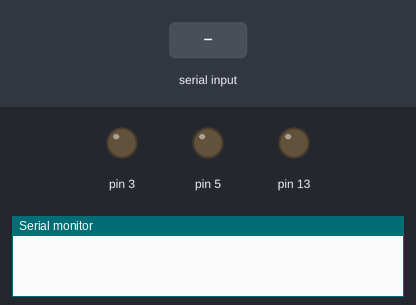
Recording of a sketch running on a simulated Arduino Uno, built with avr-gcc and run on an emulated ATmega328P. Shown: output pins drawn as LEDs (lit = HIGH), the last lines printed to the serial monitor. Inputs (shaded band) come from the test bench.

Above: at 1.2 s.
1.3 s: "F" received over Serial
2.8 s: byte 72 ('H') received over Serial
4.3 s: byte 87 ('W') received over Serial
At 5.5 s:
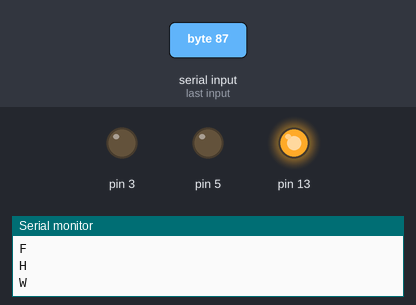
5.8 s: byte 66 ('B') received over Serial
7.3 s: byte 74 ('J') received over Serial
8.8 s: "L" received over Serial
Timing chart, 0 to 11.3 s (numbered marks = the images above; inputs shaded):
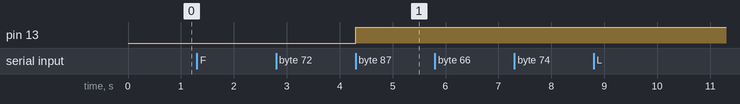

The sketch:

RC-Car.ino
```cpp
/*
 * #ifndef check whether variable is defined earlier or not in header file
 * If it is not defined #define assign value to it.
 * It is safe to use for constant because it may have been declared in header file
 */
#ifndef BTSTATE
#define BTSTATE 0 //initial condition for car i.e rest
#endif

#ifndef DEBUG_MODE
#define DEBUG_MODE 0
#endif

class Motor{

  /*
          MOTOR_MOTOR_PIN1 ------------> IN1/IN3
          MOTOR_MOTOR_PIN2 ------------> IN2/IN4
          ENABLE_MOTOR_MOTOR_PIN ------------> enableMOTOR_MOTOR_PIN
             __    __    __
          __|  |__|  |__|  |__  Pulse Width Modulation PWM (here 'pulsewm' variable)
  */
    public:
    int MPIN1,MPIN2,ENABLE;
    int pulsewm;

  public:
    Motor(){}

    void forward(int plusewm); // driving motor forward logic
    void reverse(int plusewm);// driving motor backward logic
    void stopmo(); //Stop the motor
    void left(int plusewm); // driving motor left logic
    void right(int plusewm);// driving motor right logic
};
void Motor::left(int plusewm){
  forward(plusewm);
}

void Motor::right(int plusewm){
  reverse(plusewm);
}

void Motor::forward(int plusewm){
  digitalWrite(this->MPIN1,HIGH);
  digitalWrite(this->MPIN2, LOW);
  analogWrite(this->ENABLE, plusewm);
}
void Motor::reverse(int plusewm){
  digitalWrite(this->MPIN1, LOW);
  digitalWrite(this->MPIN2,HIGH);
  analogWrite(this->ENABLE, plusewm);
}
void Motor::stopmo(){
  digitalWrite(this->MPIN1, LOW);
  digitalWrite(this->MPIN2, LOW);
  analogWrite(this->ENABLE, 0);
}


class Car{

  public:
    Motor Front , Back ;
  public:

    Car(int bmoPin1,int bmoPin2,int benPin ,int fmoPin1,int fmoPin2,int fenPin)
    {
     Back.MPIN1 = bmoPin1;
     Back.MPIN2 = bmoPin2;
     Back.ENABLE = benPin;
     Front.MPIN1 = fmoPin1;
     Front.MPIN2 = fmoPin2;
     Front.ENABLE = fenPin; }

    void forward(int plusewm); // Moving Car forward logic
    void reverse(int plusewm);// Moving Car backward logic
    void stopCar(); //Stop the Car
    void left(int plusewm); // Move Car to left
    void right(int plusewm);// Move Car to right

    void left_forward(int plusewm); // Move Car to left and forward
    void right_forward(int plusewm);// Move Car to right and forward
    void left_reverse(int plusewm); // Move Car to left and reverse
    void right_reverse(int plusewm);// Move Car to right and reverse


};

void Car::forward(int plusewm){
  Back.forward(plusewm);
}
void Car::reverse(int plusewm){
  Back.reverse(plusewm);
}


inline void Car::stopCar(){
  Back.stopmo();
  Front.stopmo();

}

void Car::left(int plusewm){
  Front.left(plusewm);
}

void Car::right(int plusewm){
  Front.right(plusewm);
}

void Car::left_forward(int plusewm){
   Front.left(plusewm);
   Back.forward(plusewm);
}

void Car::right_forward(int plusewm){
  Front.right(plusewm);
  Back.forward(plusewm);
}
void Car::left_reverse(int plusewm){
   Front.left(plusewm);
   Back.reverse(plusewm);
}

void Car::right_reverse(int plusewm){
  Front.right(plusewm);
  Back.reverse(plusewm);
}


Car car1(9, 8 , 5,2, 4, 3);
char state;
int vSpeed = 150; // assigning default speed
int ledState = 0;


void setup() {

  Serial.begin(9600);
  pinMode(13,OUTPUT);
}

void loop() {

  // initially setting car to rest
  if(digitalRead(BTSTATE)==LOW) { state='S'; }

  // Check incoming data and set it to variable
  if (Serial.available()){
    state = Serial.read();
    Serial.println(state);
  }


  // Change speed
  if (state == '0'){
    vSpeed = 0;
  }
  else if (state == '1'){
    vSpeed = 75;

  }
  else if (state == '2'){
    vSpeed = 150;
  }
  else if(state == '3'){
    vSpeed = 200;
  }
  else if(state == '4'){
    vSpeed = 255;
  }

  // change direction
  if (state == 'F'){
  car1.forward(vSpeed);

  }
  else if (state == 'G'){
  car1.left_forward(vSpeed);

  }
  else if (state == 'I'){
  car1.right_forward(vSpeed);
  }
  else if (state == 'L'){
  car1.left(vSpeed);
  }
  else if (state == 'R'){
   car1.right(vSpeed);
  }
  else if (state == 'B'){
   car1.reverse(vSpeed);
  }
  else if (state == 'H'){
   car1.left_reverse(vSpeed);
  }
   else if (state == 'J'){
   car1.right_reverse(vSpeed);
  }
   else if (state == 'S'){
   car1.stopCar();
  }
  else if(state == 'W'){
  //Toggle LED lights
    ledState = (ledState == 1)?0:1;
  }

  else if (state == 'V'){
    exit(0);
  }

  // turn the lights on or off
  if (ledState == 1) digitalWrite(13,HIGH);
  else if (ledState == 0) digitalWrite(13,LOW);

}
```

Measured:
- after the input at 4.3 s, pin 13: LOW → HIGH at once
